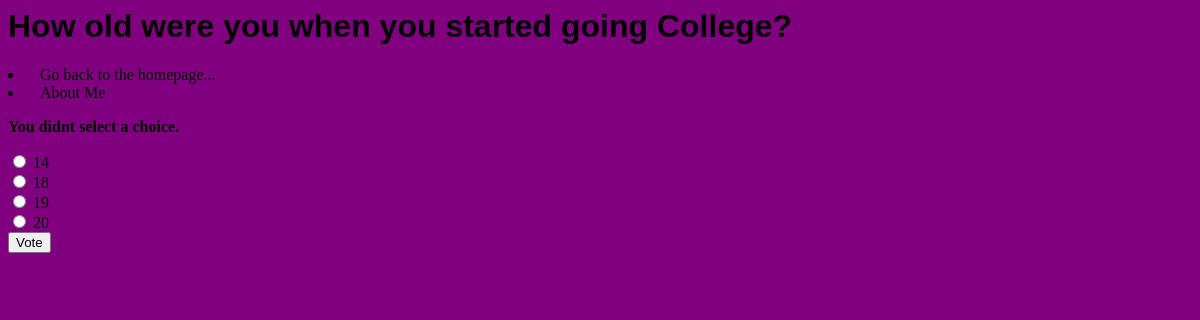
/polls/3/vote/, run on the app's committed database.
### polls/models.py (models this page shows, shortened)
class Question(models.Model):
    question_text = models.CharField(max_length=200)
    pub_date = models.DateTimeField('date published')
    def was_published_recently(self):
        now = timezone.now()
        return now - datetime.timedelta(days=1) <= self.pub_date <= now
    was_published_recently.admin_order_field = 'pub_date'
    was_published_recently.boolean = True
    was_published_recently.short_description = 'Published recently?'

class Choice(models.Model):
    question = models.ForeignKey(Question, on_delete=models.CASCADE)
    choice_text = models.CharField(max_length=200)
    votes = models.IntegerField(default=0)

### polls/views.py (the view)
# urls.py: path('<int:question_id>/vote/', views.vote, name='vote'),
def vote(request, question_id):
    question = get_object_or_404(Question, pk= question_id)
    try:
        selected_choice = question.choice_set.get(pk = request.POST['choice'])
    except(KeyError, Choice.DoesNotExist):
        return render(request, 'polls/detail.html', {
            'question': question,
            'error_message': "You didnt select a choice.",
        })
    else:
        selected_choice.votes += 1
        selected_choice.save()
    return HttpResponseRedirect(reverse('polls:results', args= (question_id, )))

### polls/templates/polls/detail.html (shortened to what this page needs)
{% load static %}
<link rel="stylesheet" type="text/css" href="{% static 'polls/style.css' %}">
<h1 class="detail">{{ question.question_text }}</h1>
<div class="navbar">
    <li><a href="{% url 'polls:index' %}">Go back to the homepage...</a></li>
    <li><a href="{% url 'polls:about_me' %}">About Me</a></li>
</div>
{% if error_message %}<p><strong>{{ error_message }}</strong></p>{% endif %}
<form action="{% url 'polls:vote' question.id %}" method="post">
{% for choice in question.choice_set.all %}
    <input type="radio" name="choice" id="choice{{ forloop.counter }}" value="{{ choice.id }}">
    <label for="choice{{ forloop.counter }}">{{ choice.choice_text }}</label><br>
{% endfor %}
<input type="submit" value="Vote">
</form>

### polls/static/polls/style.css (style rules this page uses)
li { margin-right: 40px; }
li a { color : black; font-size = 18px; text-decoration: none; font-family: Comic Sans MS; }
h1 { font-family: Caviar Dreams, Helvetica, Georgia; }
a { font-family: Comic Sans MS; color: black; text-decoration: none; padding : 10px; }

### data on the page
Question: question_text "How old were you when you started going College?"
Choice: choice_text "14"
Choice: choice_text "18"
Choice: choice_text "19"
Choice: choice_text "20"

### other printed values
{{ error_message }} "You didnt select a choice."
